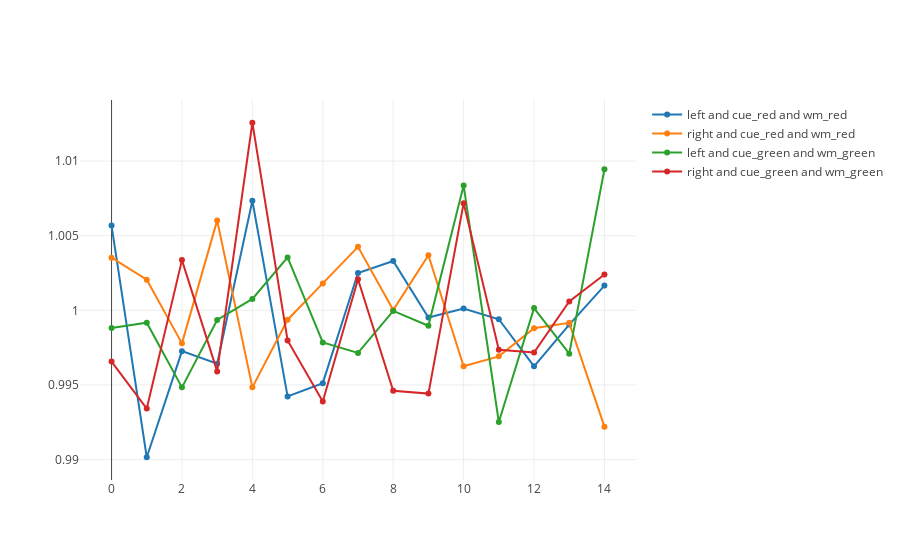
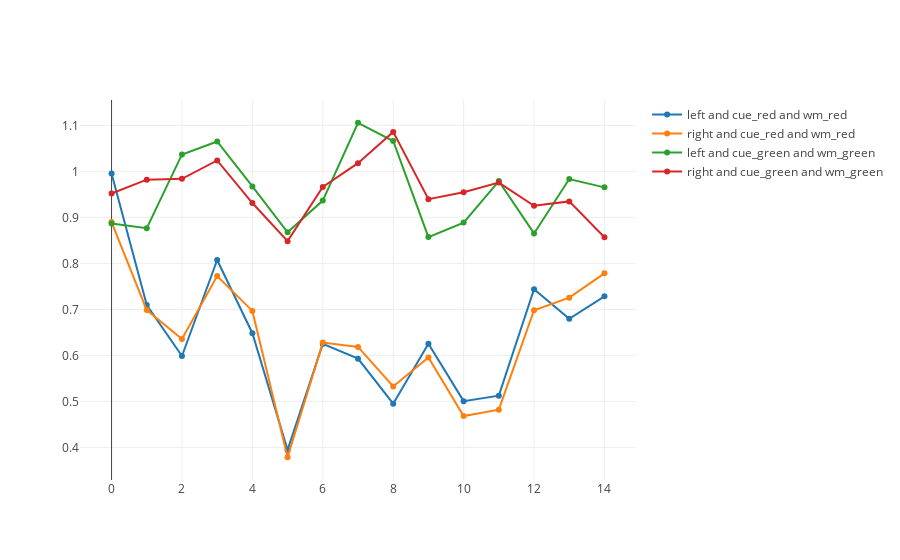
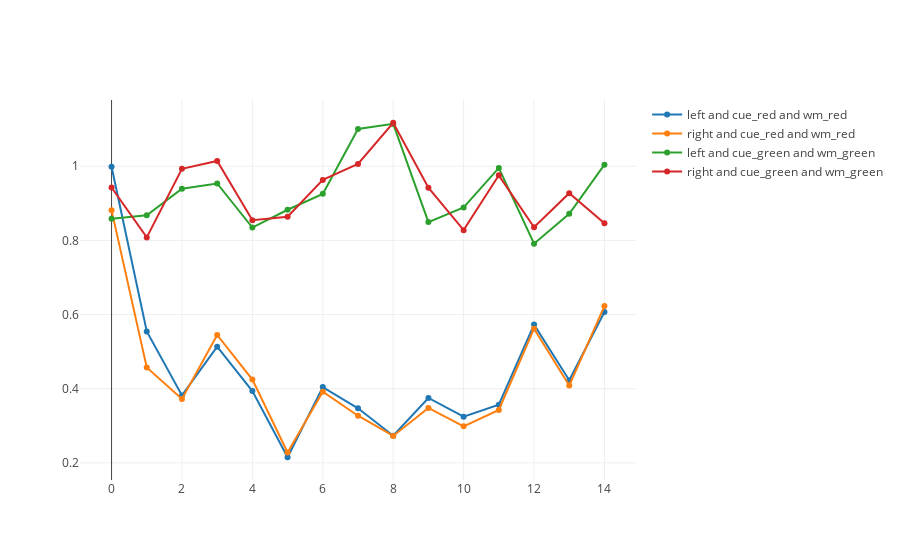
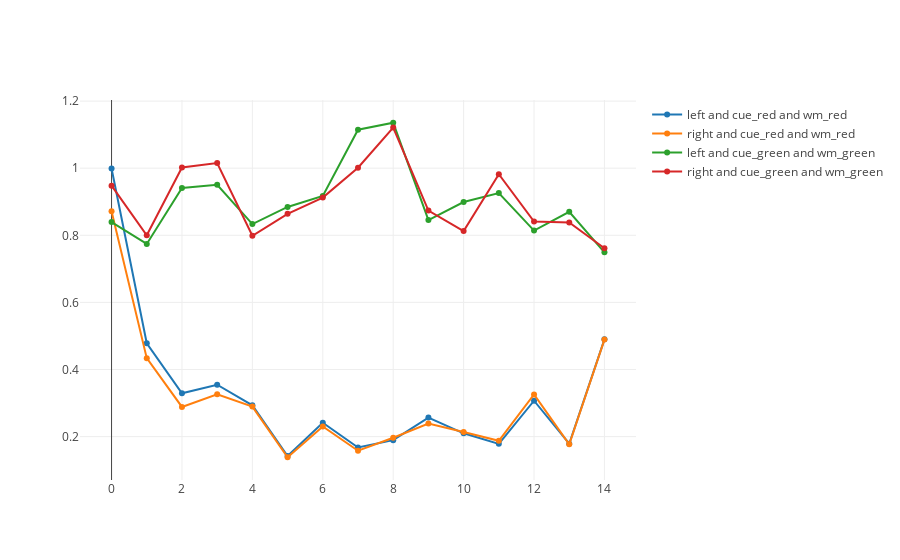

Here is the notebook cell these charts were saved with, in order:
### Code cell
TD(15,50000,.1,.9,.5)
#inputs: nstates,nepisodes,lrate,gamma,td_lambda

### Figure 1 — Plotly figure (JSON) as saved in the notebook; plotly's stock layout.template omitted (floating-point values rounded to 4 significant figures)
{"data": [{"name": "left and cue_red and wm_red", "type": "scatter", "x": [0, 1, 2, 3, 4, 5, 6, 7, 8, 9, 10, 11, 12, 13, 14], "y": [1.006, 0.9902, 0.9973, 0.9964, 1.007, 0.9942, 0.9951, 1.003, 1.003, 0.9995, 1.0, 0.9994, 0.9963, 0.999, 1.002]}, {"name": "right and cue_red and wm_red", "type": "scatter", "x": [0, 1, 2, 3, 4, 5, 6, 7, 8, 9, 10, 11, 12, 13, 14], "y": [1.004, 1.002, 0.9978, 1.006, 0.9948, 0.9994, 1.002, 1.004, 1.0, 1.004, 0.9963, 0.9969, 0.9988, 0.9992, 0.9922]}, {"name": "left and cue_green and wm_green", "type": "scatter", "x": [0, 1, 2, 3, 4, 5, 6, 7, 8, 9, 10, 11, 12, 13, 14], "y": [0.9988, 0.9992, 0.9948, 0.9994, 1.001, 1.004, 0.9978, 0.9971, 1.0, 0.999, 1.008, 0.9925, 1.0, 0.9971, 1.009]}, {"name": "right and cue_green and wm_green", "type": "scatter", "x": [0, 1, 2, 3, 4, 5, 6, 7, 8, 9, 10, 11, 12, 13, 14], "y": [0.9966, 0.9934, 1.003, 0.9959, 1.013, 0.998, 0.9939, 1.002, 0.9946, 0.9944, 1.007, 0.9974, 0.9972, 1.001, 1.002]}], "layout": {}}

### Figure 2 — Plotly figure (JSON) as saved in the notebook; plotly's stock layout.template omitted (floating-point values rounded to 4 significant figures)
{"data": [{"name": "left and cue_red and wm_red", "type": "scatter", "x": [0, 1, 2, 3, 4, 5, 6, 7, 8, 9, 10, 11, 12, 13, 14], "y": [0.9953, 0.7093, 0.5987, 0.8074, 0.6482, 0.3946, 0.625, 0.5929, 0.4952, 0.6254, 0.5007, 0.5126, 0.7439, 0.6797, 0.7284]}, {"name": "right and cue_red and wm_red", "type": "scatter", "x": [0, 1, 2, 3, 4, 5, 6, 7, 8, 9, 10, 11, 12, 13, 14], "y": [0.8898, 0.6985, 0.6357, 0.7725, 0.6967, 0.3787, 0.6279, 0.6184, 0.5326, 0.5953, 0.4683, 0.4822, 0.6982, 0.7255, 0.7784]}, {"name": "left and cue_green and wm_green", "type": "scatter", "x": [0, 1, 2, 3, 4, 5, 6, 7, 8, 9, 10, 11, 12, 13, 14], "y": [0.8869, 0.8766, 1.037, 1.065, 0.9672, 0.8674, 0.9364, 1.106, 1.066, 0.8572, 0.8887, 0.9789, 0.8651, 0.9833, 0.9652]}, {"name": "right and cue_green and wm_green", "type": "scatter", "x": [0, 1, 2, 3, 4, 5, 6, 7, 8, 9, 10, 11, 12, 13, 14], "y": [0.9519, 0.9819, 0.9838, 1.024, 0.9311, 0.8483, 0.9661, 1.018, 1.086, 0.9396, 0.9546, 0.9756, 0.9251, 0.9347, 0.8568]}], "layout": {}}

### Figure 3 — Plotly figure (JSON) as saved in the notebook; plotly's stock layout.template omitted (floating-point values rounded to 4 significant figures)
{"data": [{"name": "left and cue_red and wm_red", "type": "scatter", "x": [0, 1, 2, 3, 4, 5, 6, 7, 8, 9, 10, 11, 12, 13, 14], "y": [0.9988, 0.5546, 0.3819, 0.5133, 0.3937, 0.2152, 0.4045, 0.3472, 0.2733, 0.3751, 0.3246, 0.357, 0.5729, 0.423, 0.6071]}, {"name": "right and cue_red and wm_red", "type": "scatter", "x": [0, 1, 2, 3, 4, 5, 6, 7, 8, 9, 10, 11, 12, 13, 14], "y": [0.8817, 0.4574, 0.3725, 0.545, 0.4249, 0.2281, 0.3918, 0.3272, 0.2727, 0.3482, 0.2986, 0.3429, 0.5619, 0.4088, 0.6229]}, {"name": "left and cue_green and wm_green", "type": "scatter", "x": [0, 1, 2, 3, 4, 5, 6, 7, 8, 9, 10, 11, 12, 13, 14], "y": [0.8582, 0.868, 0.9393, 0.9536, 0.8346, 0.8827, 0.9256, 1.101, 1.114, 0.8494, 0.889, 0.9954, 0.7912, 0.8718, 1.004]}, {"name": "right and cue_green and wm_green", "type": "scatter", "x": [0, 1, 2, 3, 4, 5, 6, 7, 8, 9, 10, 11, 12, 13, 14], "y": [0.9426, 0.8081, 0.993, 1.014, 0.8546, 0.8638, 0.9632, 1.006, 1.117, 0.9421, 0.8277, 0.9755, 0.8356, 0.9273, 0.8465]}], "layout": {}}

### Figure 4 — Plotly figure (JSON) as saved in the notebook; plotly's stock layout.template omitted (floating-point values rounded to 4 significant figures)
{"data": [{"name": "left and cue_red and wm_red", "type": "scatter", "x": [0, 1, 2, 3, 4, 5, 6, 7, 8, 9, 10, 11, 12, 13, 14], "y": [0.9993, 0.478, 0.329, 0.3545, 0.2932, 0.142, 0.2412, 0.1674, 0.1893, 0.2566, 0.2097, 0.1784, 0.3069, 0.1788, 0.4899]}, {"name": "right and cue_red and wm_red", "type": "scatter", "x": [0, 1, 2, 3, 4, 5, 6, 7, 8, 9, 10, 11, 12, 13, 14], "y": [0.8716, 0.4339, 0.2884, 0.3261, 0.2894, 0.1384, 0.2301, 0.158, 0.1967, 0.2388, 0.2137, 0.1875, 0.3255, 0.1768, 0.4892]}, {"name": "left and cue_green and wm_green", "type": "scatter", "x": [0, 1, 2, 3, 4, 5, 6, 7, 8, 9, 10, 11, 12, 13, 14], "y": [0.8393, 0.7743, 0.9413, 0.9508, 0.8335, 0.8845, 0.9174, 1.115, 1.136, 0.8454, 0.8991, 0.9259, 0.8141, 0.8701, 0.7492]}, {"name": "right and cue_green and wm_green", "type": "scatter", "x": [0, 1, 2, 3, 4, 5, 6, 7, 8, 9, 10, 11, 12, 13, 14], "y": [0.9479, 0.7999, 1.002, 1.016, 0.7985, 0.8639, 0.9124, 1.001, 1.121, 0.8736, 0.8128, 0.9822, 0.8411, 0.8385, 0.7615]}], "layout": {}}
